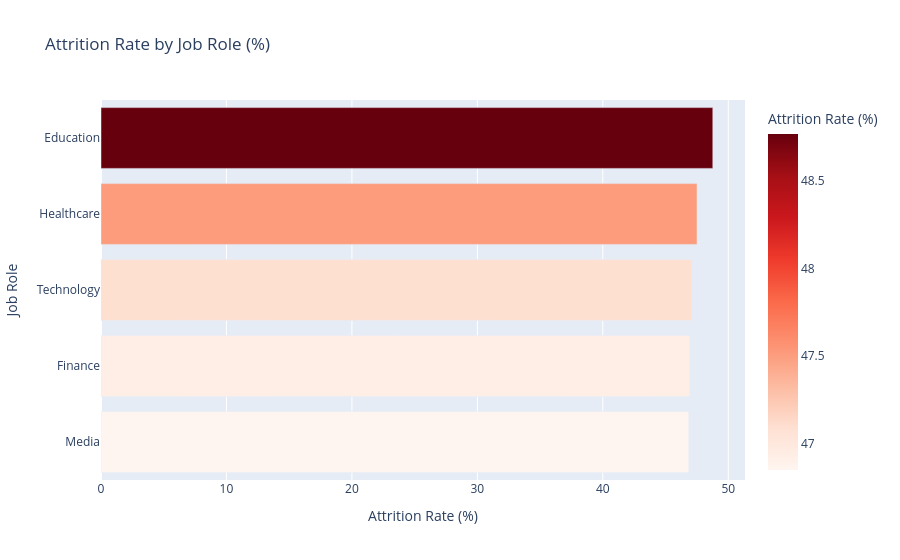

The notebook cell this image was saved under:
### Code cell
role_df = (
    df.groupby("job_role")["attrition"]
    .mean()
    .reset_index()
)
role_df["attrition_pct"] = role_df["attrition"] * 100

fig2 = px.bar(
    role_df.sort_values("attrition_pct", ascending=True),
    x="attrition_pct",
    y="job_role",
    orientation="h",
    title="Attrition Rate by Job Role (%)",
    labels={"attrition_pct": "Attrition Rate (%)", "job_role": "Job Role"},
    color="attrition_pct",
    color_continuous_scale="Reds",
)
fig2.show()

### Figure 1 — Plotly figure (JSON) as saved in the notebook; plotly's stock layout.template omitted (floating-point values rounded to 4 significant figures)
{"data": [{"hovertemplate": "Attrition Rate (%)=%{marker.color}<br>Job Role=%{y}<extra></extra>", "legendgroup": "", "marker": {"color": [46.85, 46.93, 47.09, 47.51, 48.77], "coloraxis": "coloraxis", "pattern": {"shape": ""}}, "name": "", "orientation": "h", "showlegend": false, "textposition": "auto", "type": "bar", "x": [46.85, 46.93, 47.09, 47.51, 48.77], "xaxis": "x", "y": ["Media", "Finance", "Technology", "Healthcare", "Education"], "yaxis": "y"}], "layout": {"barmode": "relative", "coloraxis": {"autocolorscale": false, "colorbar": {"title": {"text": "Attrition Rate (%)"}}, "colorscale": [[0, "rgb(255,245,240)"], [0.125, "rgb(254,224,210)"], [0.25, "rgb(252,187,161)"], [0.375, "rgb(252,146,114)"], [0.5, "rgb(251,106,74)"], [0.625, "rgb(239,59,44)"], [0.75, "rgb(203,24,29)"], [0.875, "rgb(165,15,21)"], [1, "rgb(103,0,13)"]]}, "legend": {"tracegroupgap": 0}, "title": {"text": "Attrition Rate by Job Role (%)"}, "xaxis": {"anchor": "y", "domain": [0, 1], "title": {"text": "Attrition Rate (%)"}}, "yaxis": {"anchor": "x", "domain": [0, 1], "title": {"text": "Job Role"}}}}
